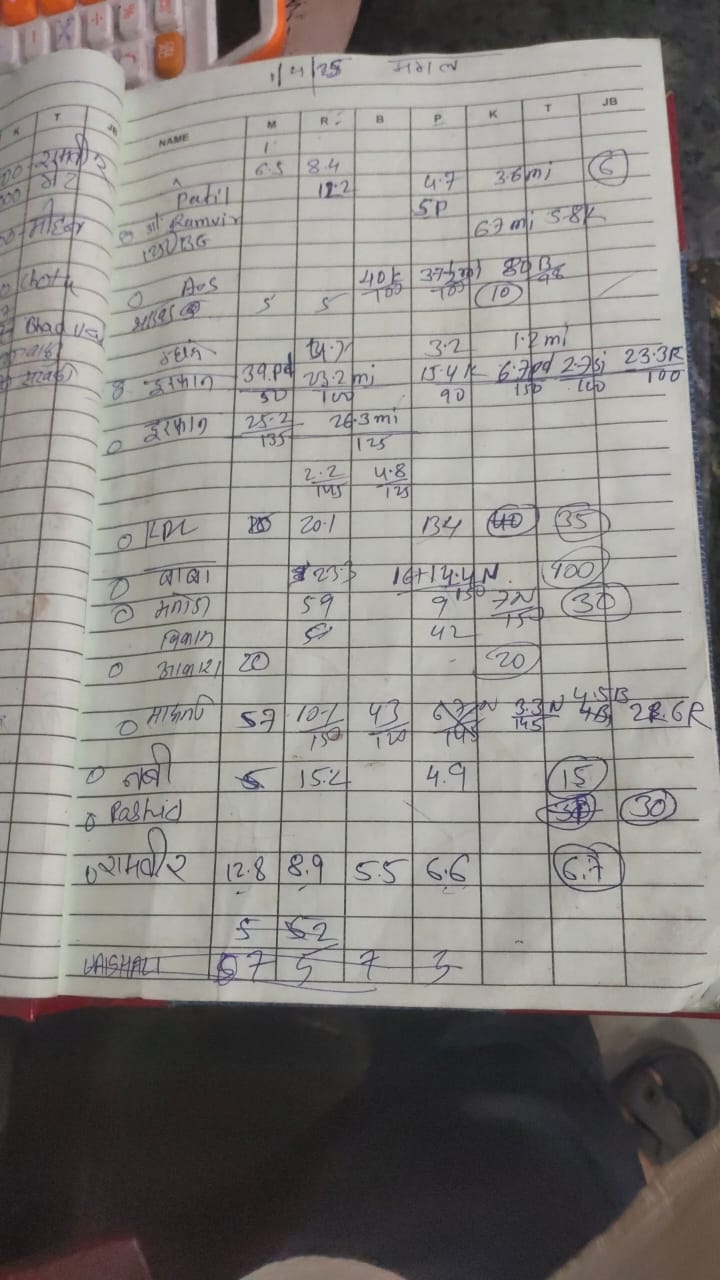
#> input picture WhatsApp Image 2026-10-01 at 11.45.59 PM.jpeg, 720 x 1280 px
$ python -i image_preprocessor.py   (imports and definitions only)
#> lines starting #> are read from the running program, lines starting #| are printed output that depends on the picture
from PIL import Image, ImageEnhance, ImageOps
import io
import os

def preprocess_image(input_path: str, output_path: str = None) -> str:
    """
    Enhance handwritten bill/ledger photos:
    - Auto-orient based on EXIF
    - Resize if huge (max width/height 2400)
    - Enhance contrast & sharpness for crisp OCR
    """
    if output_path is None:
        base, ext = os.path.splitext(input_path)
        output_path = f"{base}_proc{ext}"

    try:
        with Image.open(input_path) as img:
            # Auto-rotate according to EXIF
#> img is the input picture: PIL image 720x1280 RGB; mean R, G, B 138.2, 135.2, 131.9
            img = ImageOps.exif_transpose(img)

            # Convert to RGB if palette or RGBA
            if img.mode != "RGB":
                img = img.convert("RGB")

            # Resize if too large, maintaining aspect ratio (1800px is optimal for OCR speed and accuracy)
            max_dimension = 1800
            if max(img.size) > max_dimension:
                img.thumbnail((max_dimension, max_dimension), Image.Resampling.LANCZOS)

            # Contrast enhancement
            enhancer = ImageEnhance.Contrast(img)
            img = enhancer.enhance(1.25)
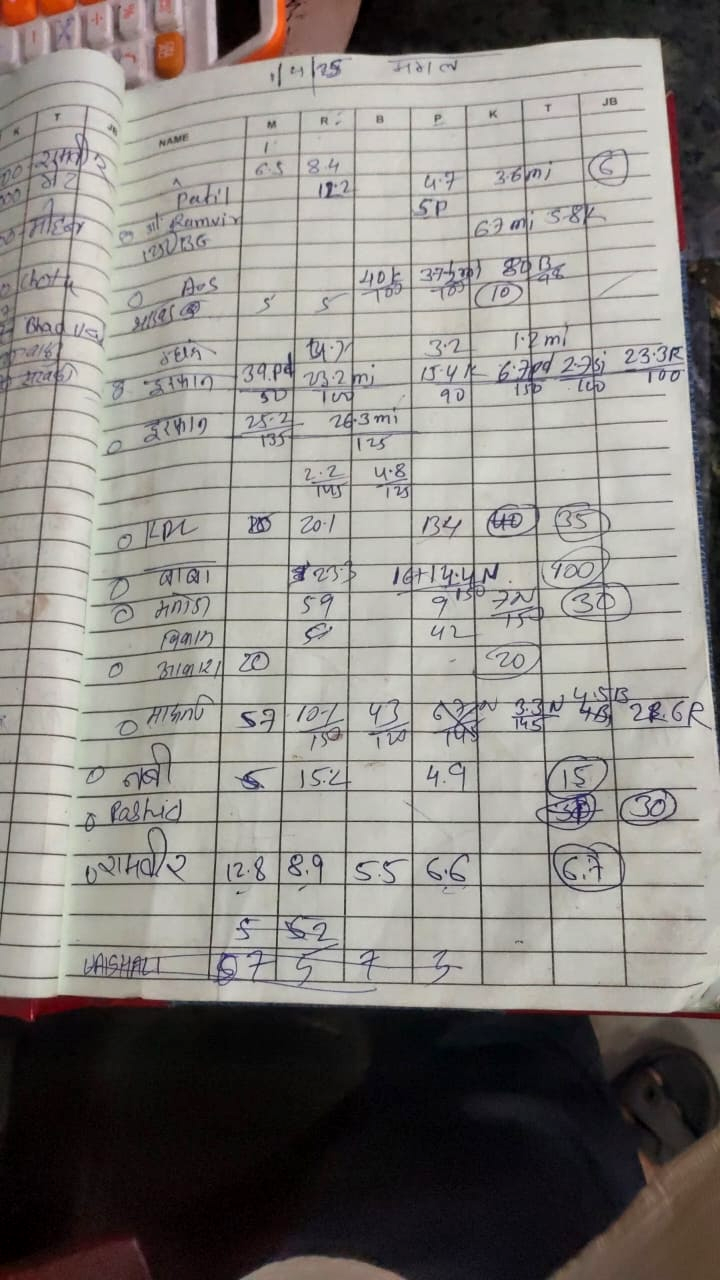
#> img: PIL image 720x1280 RGB; mean R, G, B 138.3, 134.7, 130.5

            # Sharpness enhancement
            sharpener = ImageEnhance.Sharpness(img)
            img = sharpener.enhance(1.35)

            img.save(output_path, "JPEG", quality=85, optimize=True)
            return output_path
    except Exception as e:
        # Fallback to original if processing fails
        print(f"Image preprocessing warning: {e}")
        return input_path

>>> result = preprocess_image('../../../WhatsApp Image 2026-10-01 at 11.45.59 PM.jpeg')
